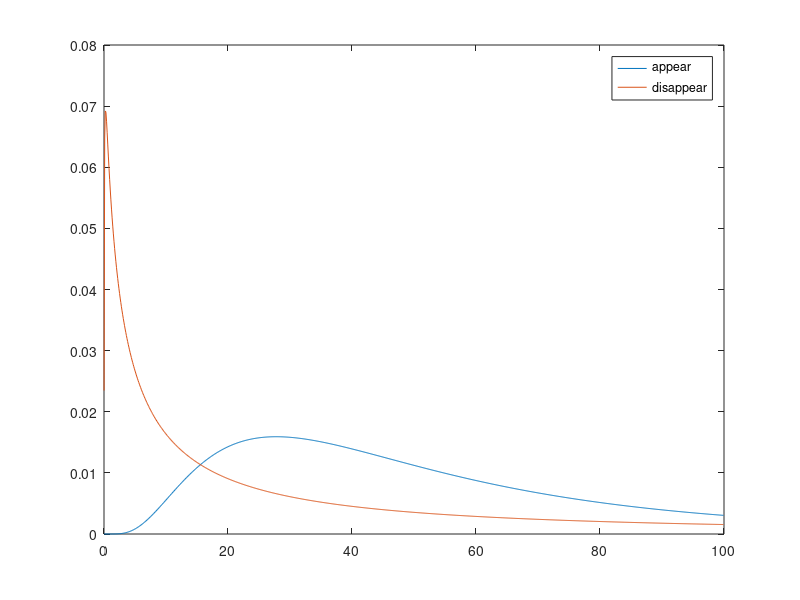
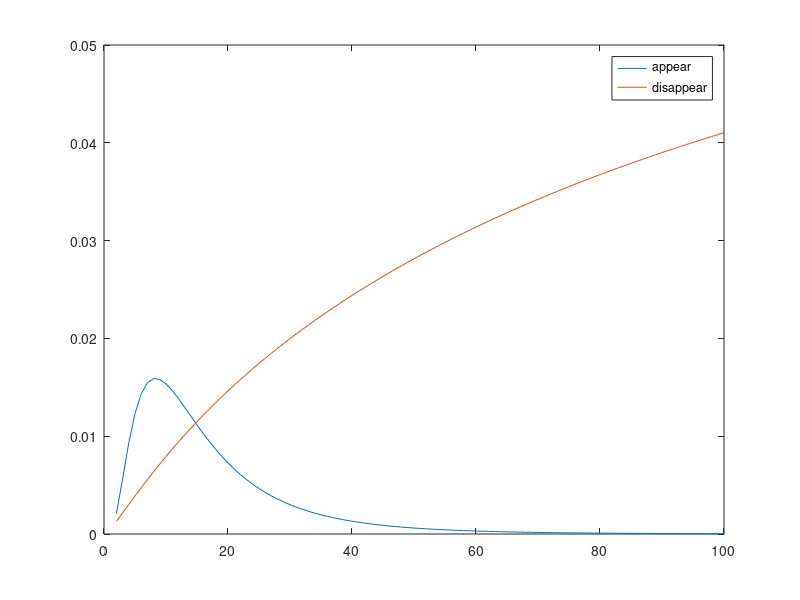
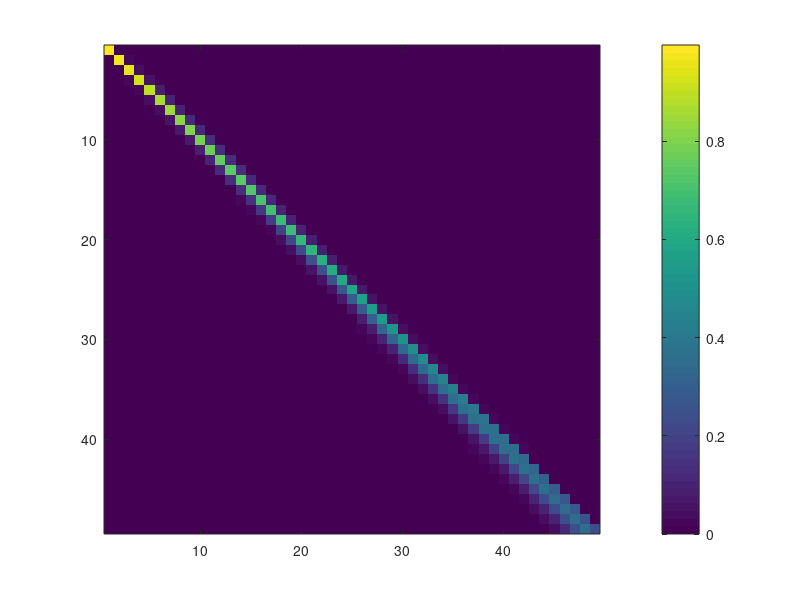

These figures' MATLAB source, in order:
function probability_models
close all
global L beta  delta_t
L = 230;
%beta = 4.5618;
beta = .9825;
delta_t = 4; 
h = .01:.1:100;
[pa,pd] = probability_headway(h);
figure()
plot(h, pa)
hold on
plot(h, pd)
legend('appear', 'disappear')
trapz(h, pa)

n = 2:1:100;
h = L./n;
[pa,pd] = probability_headway(h);
figure()
plot(n, pa)
hold on
plot(n, pd)
legend('appear', 'disappear')

trapz(n, pa)

n = 2:1:50;
trans = compute_transition_mat(min(n), max(n))
% normalize the transition_matrix
for i = 1:max(size(trans))
    trans(i,:) = trans(i,:)/sum(trans(i,:));
end
% find the steady states
plot_trans(trans)
% xi = rand(size(trans,1),1)
% xi = xi/sum(xi)
%xi = zeros(size(trans,1),1)
%xi(13) = 1; 
xi = ones(size(trans,1),1)/size(trans,1);
trans_temp = trans;
for i = 1:200000
    xi = trans*xi;
    trans_temp = trans_temp*trans;
end
xi;
trans_temp(3,:)

% average number of cars
trans_temp(3,:)*n'
% average headway
trans_temp(3,:)*(L./n)'
v = 15*(1 - cos(pi*(L./n - 5)/30));
% average velocity
trans_temp(3,:)*(v')

[pa, pd] = probability_headway(L./n);
% expected number of lane changes per 230 km UNITS ARGH
% use this to calibrate time-step
trans_temp(3,:)*(n.*pa)'
trans_temp(3,:)*(n.*pd)'
end

function plot_trans(trans_map)
figure()
imagesc(trans_map)
colorbar()
end

function [pa, pd] = probability_headway(h)
    % these data points correspond to the 70 dataset
    global beta delta_t
    %mu_appear = 3;
    mu_appear = 3.05;
    mu_disappear = 2.79;
    mu_tot = 2.95;
    sig_appear = .3642;
    sig_disappear = .4176;
    sig_tot = .4255;
    
    c_appear = normalization_constant(mu_appear, sig_appear, mu_tot, sig_tot);
    c_disappear = normalization_constant(mu_disappear, sig_disappear, mu_tot, sig_tot);
    p_appear = exp(((log(h) - mu_tot).^2)/(2*sig_tot^2) - ((log(h) - mu_appear).^2)/(2*sig_appear^2));
    p_disappear = exp(((log(h) - mu_tot).^2)/(2*sig_tot^2) - ((log(h) - mu_disappear).^2)/(2*sig_disappear^2));
     %pa = c_appear*p_appear*(delta_t/beta);
     %pd = c_disappear*p_disappear*(delta_t/beta); 
    pa = c_appear*p_appear;
     pd = c_disappear*p_disappear; 

end

% the 1 index corresponds to the appear/disappear
function c = normalization_constant(mu1, sig1, mu2, sig2)
    coeff = (sqrt((1/sig1^2) - (1/sig2^2)))/(sqrt(2*pi));
    exp_factor = exp(((mu1 - mu2)^2 - 2*mu2*sig1^2 + 2*mu1*sig2^2 + (sig1*sig2)^2)/(2*sig1^2 - 2*sig2^2));
    c = coeff*exp_factor;
end

function tn_np = transition_mat_component(n, np)
    global L
    h = L/n;
    [pa, pd] = probability_headway(h);
    if np > 2*n
        tn_np = 0;
    elseif np >= n
        delta = np - n;
        tn_np = 0;
        for i = 0: n - delta
            tn_np = tn_np + nchoosek(n, i+delta)*(pa^(i+delta))*((1-pa)^(n-delta-i))*...
                nchoosek(n, i)*(pd^i)*((1-pd)^(n-i));
        end    
    else
        delta = abs(np - n);
        tn_np = 0;
        for i = 0: n - delta
            tn_np = tn_np + nchoosek(n, i)*(pa^(i))*((1-pa)^(n-i))*...
                nchoosek(n, i+delta)*(pd^(i+delta))*((1-pd)^(n-delta-i));
        end    
    end
end

function trans_mat = compute_transition_mat(n_min, n_max)
    trans_mat = zeros(n_max - n_min + 1, n_max - n_min + 1);
    for i = n_min:n_max
        for j = n_min:n_max
            i
            trans_mat(i-n_min+1, j-n_min+1) = transition_mat_component(i, j);
        end
    end
end
